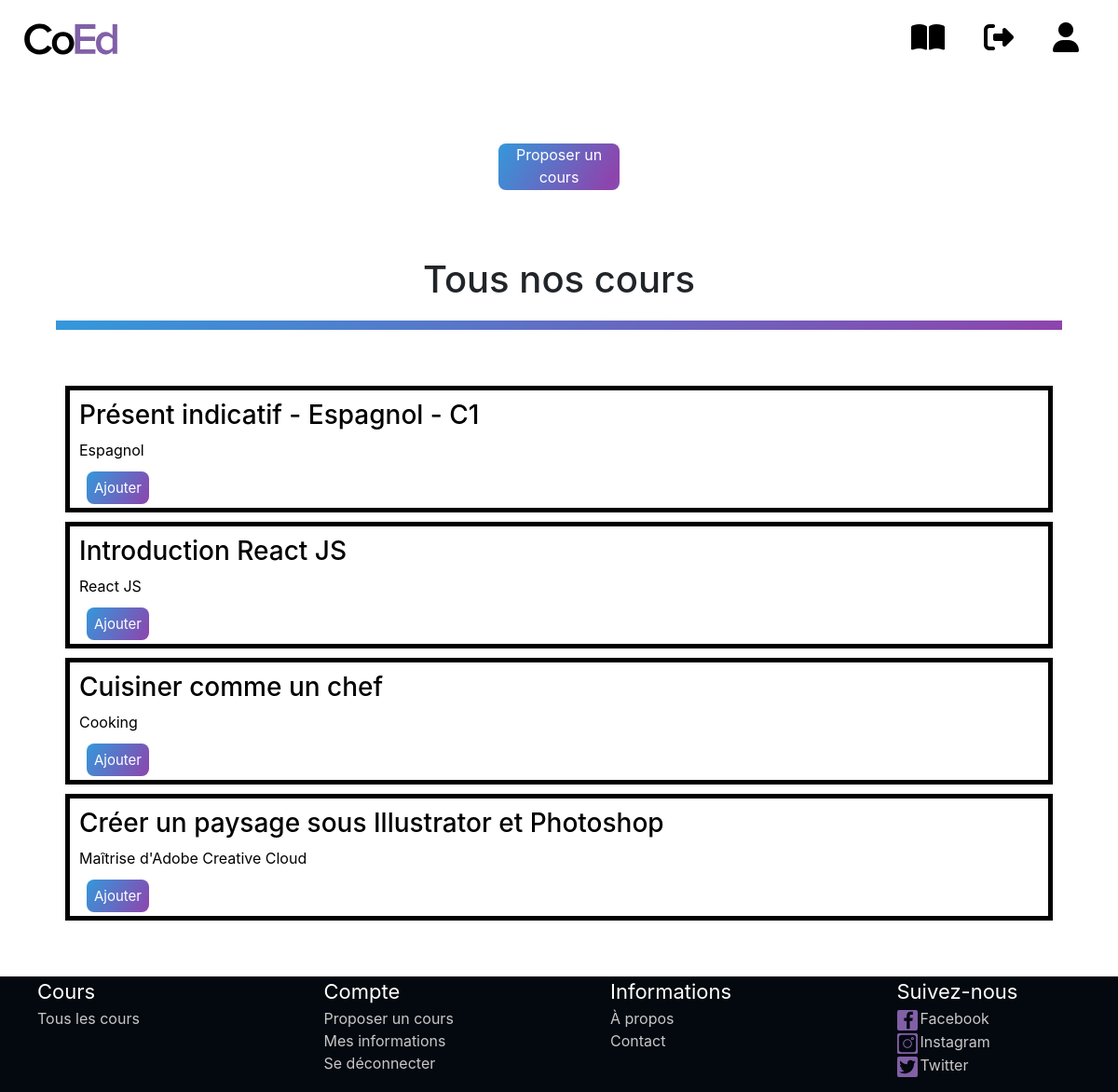
Screenshot of /index.php?page=cours (signed in) with the database file from the repository.
### tables this page shows
CREATE TABLE `courses` (
  `courseid` int(255) NOT NULL,
  `subject` varchar(100) NOT NULL,
  `title` varchar(1000) NOT NULL,
  `content` varchar(2000) NOT NULL,
  `url` varchar(2000) NOT NULL,
  `valide` varchar(10) DEFAULT NULL
);

### controller/courseController.php (called while the page is built, shortened)
<?php
include_once './models/Bdd.php';
function getAllCourses(){
    $Bdd = new Bdd();
    $courses = $Bdd->getCourses();
    return $courses;
}

### models/Bdd.php (called while the page is built, shortened)
<?php
class Bdd
{
    private $connexion;
    public function __construct()
    {
        try {
            $this->connexion = new PDO('mysql:host=localhost;dbname=webpjt;charset=utf8', 'root', 'root');
        } catch (PDOException $Exception) {
            echo "Erreur de connexion à la base de donnée";
            exit;
        }
    }
    public function getCourses()
    {
        $sql = 'SELECT * FROM courses';
        $var = $this->connexion->prepare(($sql));
        $var->execute();
        $courses = $var->fetchAll(PDO::FETCH_ASSOC);
        return $courses;
    }
}

### views/cours.php (the view, shortened to what this page needs)
<!DOCTYPE html>
<html lang="en">
<head>
    <link rel="stylesheet" href="./styles/stylecours.css">
</head>
<body>
    <div class="tous">
        <br><br><br>
        <?php
        if (isset($_SESSION['type']) && ($_SESSION['type'] == "admin" || $_SESSION['type'] == "user")) {
            echo "<a href=\"index.php?page=proposercours\" class=\"logbtn\">Proposer un cours</a>";
        } else {
            echo "<a href=\"index.php?page=login\" class=\"logbtn\">Proposer un cours</a>";
        }
        ?>
        <br><br><br>
        <h1>Tous nos cours</h1>
        <div class="separation"></div>
        <?php
        include_once './controller/courseController.php';
        $courses = getAllCourses();
        if ($courses != null) {
            echo "<div class=\"allcourses\">";
            foreach ($courses as $course) {
                if ($course['valide'] == 'oui') {
                    echo "<a href=\"index.php?page=coursdisplay&id=" . $course['courseid'] . "\">
                <div class=\"course\">
                    <h3>" . $course['title'] . "</h3>
                    <p>" . $course['subject'] . "</p>
                    <a class=\"add\" href=\"index.php?page=addcourseaccount&id=" . $course['courseid'] . "\" title=\"Ajouter à mes cours\">Ajouter</a>
                </div>
            </a>";
                }
            }
            echo "</div>";
        } else {
            echo "désole vous n'avez pas de cours dans votre BDD";
        }
        ?>
    </div>
</body>
</html>

### styles/stylenavbar.css (style rules this page uses)
:root { --purple_web: #8160a7; --black_web: #04080f; --white_web: #fffffc; --grey_web: #c8c8c8; }
* { box-sizing: border-box; }
body { margin: 0; padding: 0; }

### styles/stylecours.css (style rules this page uses)
body h1 { text-align: center; }
.tous { position: relative; min-height: 85vh; }
.logbtn { display: block; text-align: center; width: 130px; height: 50px; border: none; background: linear-gradient(120deg, #3498DB, #8E44AD, #3498DB); background-size: 200%; color: #fff; outline: none; cursor: pointer; transition: 0s; border-radius: 8px; position: relative; left: 50%; transform: translate(-65px, 0px); }
div.separation { height: 10px; background-image: linear-gradient(120deg, #3498db, #8e44AD); margin-left: 5%; margin-right: 5%; margin-top: 20px; }
.allcourses { margin: 5%; }
.allcourses a { text-decoration: none; color: black; }
.course { border: solid 5px black; padding: 10px; margin: 10px; }
a.add { background: linear-gradient(120deg, #3498DB, #8E44AD); color: #fff; padding: 8px; margin: 8px; text-decoration: none; font-size: 15px; border-radius: 8px; text-align: right !important; }

### rows the page displays
courses: title "Présent indicatif - Espagnol - C1", subject "Espagnol"
courses: title "Introduction React JS", subject "React JS"
courses: title "Cuisiner comme un chef", subject "Cooking"
courses: title "Créer un paysage sous Illustrator et Photoshop", subject "Maîtrise d'Adobe Creative Cloud"
